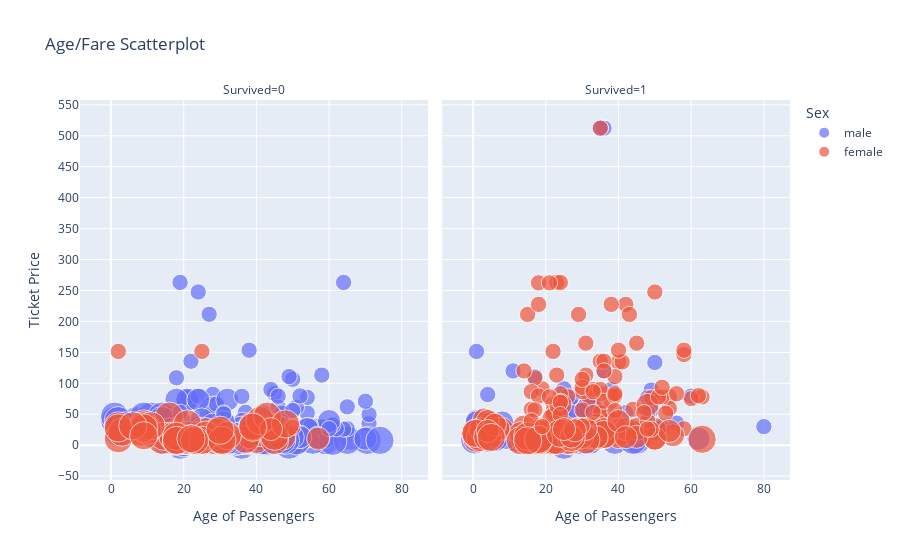

The notebook cell saved with this chart:
### Code cell
fig = px.scatter(df,
                 x="Age",
                 y="Fare",
                 color="Sex",
                 size="Pclass",
                 facet_col="Survived",
                 title="Age/Fare Scatterplot",
                 labels={"Age": "Age of Passengers",
                         "Fare": "Ticket Price"},
                height=500)
fig.update_yaxes(tick0=0, dtick=50)
fig.show()

### Figure 1 — Plotly figure (JSON) as saved in the notebook; plotly's stock layout.template omitted (floating-point values rounded to 4 significant figures; data arrays with more than 128 entries replaced by an {"elided": "..."} marker saying what was removed)
{"data": [{"hovertemplate": "Sex=male<br>Survived=0<br>Age of Passengers=%{x}<br>Ticket Price=%{y}<br>Pclass=%{marker.size}<extra></extra>", "legendgroup": "male", "marker": {"color": "#636efa", "size": {"elided": "468 int values"}, "sizemode": "area", "sizeref": 0.0075, "symbol": "circle"}, "mode": "markers", "name": "male", "orientation": "v", "showlegend": true, "type": "scatter", "x": {"elided": "468 float values"}, "xaxis": "x", "y": {"elided": "468 float values"}, "yaxis": "y"}, {"hovertemplate": "Sex=male<br>Survived=1<br>Age of Passengers=%{x}<br>Ticket Price=%{y}<br>Pclass=%{marker.size}<extra></extra>", "legendgroup": "male", "marker": {"color": "#636efa", "size": [2, 2, 1, 3, 1, 3, 3, 2, 3, 1, 3, 3, 3, 3, 3, 2, 1, 2, 3, 3, 1, 3, 1, 2, 1, 3, 3, 3, 3, 3, 2, 1, 3, 1, 3, 2, 3, 1, 1, 3, 3, 2, 3, 3, 1, 3, 1, 1, 1, 1, 3, 1, 1, 3, 1, 3, 3, 1, 2, 2, 2, 1, 3, 3, 2, 1, 3, 1, 1, 1, 1, 1, 3, 1, 1, 3, 1, 1, 1, 3, 2, 1, 1, 1, 3, 1, 1, 3, 1, 1, 1, 1, 3, 3, 2, 3, 3, 1, 3, 3, 3, 2, 3, 2, 3, 1, 1, 3, 1], "sizemode": "area", "sizeref": 0.0075, "symbol": "circle"}, "mode": "markers", "name": "male", "orientation": "v", "showlegend": false, "type": "scatter", "x": [null, 34, 28, null, null, null, 32, 0.83, 29, 23, null, 12, 24, 27, 9, 1, 45, 3, 18, 26, 40, 16, 38, 19, 37, 3, 25, 25, 19, 30, 42, null, null, 0.92, 45, 2, 3, 25, 36, 21, 39, 3, 44, 32, 28, null, 4, 34, 52, 49, 29, 48, 25, 9, null, 26, 29, 36, 32, null, 8, 17, 22, 32, 62, 36, 32, 60, 49, 35, 27, 42, 20, 80, 32, null, 48, 56, 50, 20, 31, 36, 27, 31, null, 35, 42, null, 48, 27, 35, null, 31, 6, 0.67, 20, 1, 11, 0.42, 27, 27, 1, null, 0.83, 32, null, 51, 4, 26], "xaxis": "x2", "y": [13, 13, 35.5, 7.229, 35.5, 15.25, 56.5, 29, 9.5, 63.36, 7.775, 11.24, 7.142, 7.796, 20.52, 39, 26.55, 26, 8.05, 18.79, 31, 8.05, 90, 10.5, 52.55, 31.39, 7.775, 0, 8.05, 9.5, 13, 30.5, 23.25, 151.6, 8.05, 26, 15.9, 55.44, 120, 7.796, 7.925, 18.75, 7.925, 8.05, 26.55, 8.113, 81.86, 26.55, 30.5, 89.1, 7.896, 26.55, 91.08, 15.9, 26.55, 56.5, 7.75, 26.29, 26, 13.86, 36.75, 110.9, 7.225, 7.854, 10.5, 26.39, 7.925, 79.2, 56.93, 26.55, 30.5, 52.55, 15.74, 30, 30.5, 56.5, 76.73, 35.5, 133.7, 7.925, 13, 512.3, 76.73, 57, 56.5, 26.29, 26.29, 15.25, 52, 53.1, 512.3, 30, 7.925, 12.47, 14.5, 7.229, 20.57, 120, 8.517, 6.975, 8.662, 37.0, 7.75, 18.75, 56.5, 29.7, 26.55, 11.13, 30], "yaxis": "y2"}, {"hovertemplate": "Sex=female<br>Survived=0<br>Age of Passengers=%{x}<br>Ticket Price=%{y}<br>Pclass=%{marker.size}<extra></extra>", "legendgroup": "female", "marker": {"color": "#EF553B", "size": [3, 3, 3, 3, 3, 2, 3, 3, 3, 3, 3, 3, 3, 3, 3, 3, 3, 1, 3, 2, 3, 3, 3, 3, 3, 3, 3, 3, 3, 3, 1, 2, 2, 3, 3, 3, 3, 3, 3, 3, 3, 3, 3, 3, 3, 1, 3, 3, 3, 3, 3, 3, 3, 3, 3, 3, 3, 3, 3, 3, 3, 3, 3, 3, 3, 3, 3, 3, 3, 2, 3, 3, 3, 3, 3, 3, 2, 3, 3, 3, 3], "sizemode": "area", "sizeref": 0.0075, "symbol": "circle"}, "mode": "markers", "name": "female", "orientation": "v", "showlegend": true, "type": "scatter", "x": [14, 31, 8, 18, 40, 27, 18, 16, 28, 14.5, 20, 17, 2, 47, null, 9, 45, 50, null, 24, 2, null, null, null, 25, 29, 41, null, 45, 24, 2, 26, 38, 45, 3, 31, 21, 20, null, null, 10, 28, 21, 22, null, 25, 21, null, 37, 30, 9, 11, null, 29, null, null, 39, 26, 9, 41, 2, 18, 32, 43, null, 18, 25, 48, 30.5, 57, null, 30, 18, 6, 23, 9, 44, null, 22, 39, null], "xaxis": "x", "y": [7.854, 18, 21.07, 18, 9.475, 21, 17.8, 46.9, 7.896, 14.45, 9.825, 14.46, 31.27, 14.5, 15.25, 34.38, 27.9, 28.71, 69.55, 13, 10.46, 25.47, 7.55, 14.45, 7.775, 10.46, 20.21, 7.75, 7.75, 8.85, 151.6, 26, 13, 14.45, 21.07, 7.854, 9.825, 8.662, 25.47, 8.05, 24.15, 14.4, 34.38, 9.838, 25.47, 151.6, 7.75, 7.629, 9.588, 8.662, 31.27, 31.27, 8.05, 21.07, 14.46, 7.75, 31.27, 16.1, 27.9, 39.69, 27.9, 6.75, 15.5, 46.9, 8.137, 14.45, 7.925, 34.38, 7.75, 10.5, 69.55, 24.15, 7.775, 31.27, 7.925, 15.25, 26, 69.55, 10.52, 29.12, 23.45], "yaxis": "y"}, {"hovertemplate": "Sex=female<br>Survived=1<br>Age of Passengers=%{x}<br>Ticket Price=%{y}<br>Pclass=%{marker.size}<extra></extra>", "legendgroup": "female", "marker": {"color": "#EF553B", "size": {"elided": "233 int values"}, "sizemode": "area", "sizeref": 0.0075, "symbol": "circle"}, "mode": "markers", "name": "female", "orientation": "v", "showlegend": false, "type": "scatter", "x": {"elided": "233 float values"}, "xaxis": "x2", "y": {"elided": "233 float values"}, "yaxis": "y2"}], "layout": {"annotations": [{"font": {}, "showarrow": false, "text": "Survived=0", "x": 0.245, "xanchor": "center", "xref": "paper", "y": 1, "yanchor": "bottom", "yref": "paper"}, {"font": {}, "showarrow": false, "text": "Survived=1", "x": 0.755, "xanchor": "center", "xref": "paper", "y": 1, "yanchor": "bottom", "yref": "paper"}], "autosize": true, "legend": {"itemsizing": "constant", "title": {"text": "Sex"}, "tracegroupgap": 0}, "title": {"text": "Age/Fare Scatterplot"}, "xaxis": {"anchor": "y", "autorange": true, "domain": [0, 0.49], "range": [-8.061, 86.9], "title": {"text": "Age of Passengers"}, "type": "linear"}, "xaxis2": {"anchor": "y2", "autorange": true, "domain": [0.51, 1], "matches": "x", "range": [-8.061, 86.9], "title": {"text": "Age of Passengers"}, "type": "linear"}, "yaxis": {"anchor": "x", "autorange": true, "domain": [0, 1], "dtick": 50, "range": [-61.96, 561.3], "tick0": 0, "title": {"text": "Ticket Price"}, "type": "linear"}, "yaxis2": {"anchor": "x2", "autorange": true, "domain": [0, 1], "dtick": 50, "matches": "y", "range": [-61.96, 561.3], "showticklabels": false, "tick0": 0, "type": "linear"}}}
